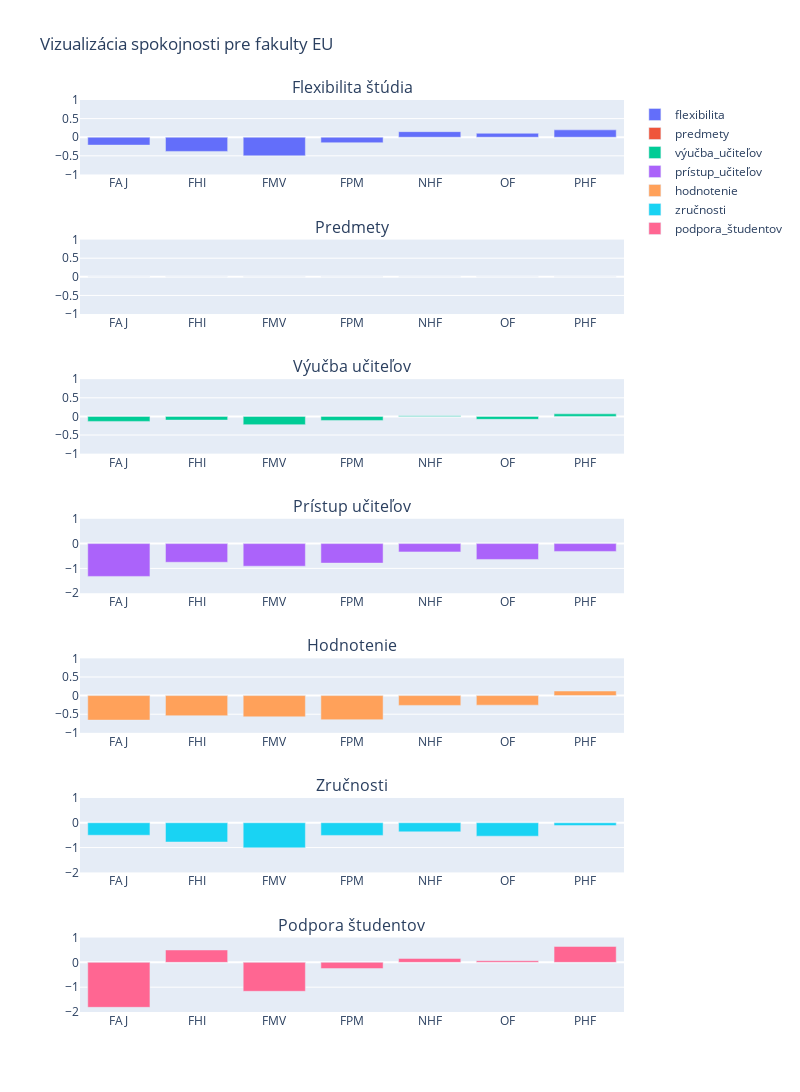

Here is the notebook cell this chart was saved with:
### Markdown cell above
### EUBA

### Code cell
euba = plot_university("EU")
euba.show()

### Figure 1 — Plotly figure (JSON) as saved in the notebook; plotly's stock layout.template omitted (floating-point values rounded to 4 significant figures)
{"data": [{"name": "flexibilita", "type": "bar", "x": ["FAJ", "FHI", "FMV", "FPM", "NHF", "OF", "PHF"], "xaxis": "x", "y": [-0.2117, -0.381, -0.4998, -0.1479, 0.1493, 0.1061, 0.1976], "yaxis": "y"}, {"name": "predmety", "type": "bar", "x": ["FAJ", "FHI", "FMV", "FPM", "NHF", "OF", "PHF"], "xaxis": "x2", "y": [0, 0, 0, 0, 0, 0, 0], "yaxis": "y2"}, {"name": "výučba_učiteľov", "type": "bar", "x": ["FAJ", "FHI", "FMV", "FPM", "NHF", "OF", "PHF"], "xaxis": "x3", "y": [-0.1341, -0.09809, -0.2219, -0.1081, 0.01843, -0.07909, 0.06814], "yaxis": "y3"}, {"name": "prístup_učiteľov", "type": "bar", "x": ["FAJ", "FHI", "FMV", "FPM", "NHF", "OF", "PHF"], "xaxis": "x4", "y": [-1.322, -0.7521, -0.9118, -0.7864, -0.3353, -0.6388, -0.3161], "yaxis": "y4"}, {"name": "hodnotenie", "type": "bar", "x": ["FAJ", "FHI", "FMV", "FPM", "NHF", "OF", "PHF"], "xaxis": "x5", "y": [-0.6586, -0.541, -0.5702, -0.6473, -0.2634, -0.2573, 0.1227], "yaxis": "y5"}, {"name": "zručnosti", "type": "bar", "x": ["FAJ", "FHI", "FMV", "FPM", "NHF", "OF", "PHF"], "xaxis": "x6", "y": [-0.5026, -0.7759, -1.011, -0.5094, -0.3666, -0.54, -0.1141], "yaxis": "y6"}, {"name": "podpora_študentov", "type": "bar", "x": ["FAJ", "FHI", "FMV", "FPM", "NHF", "OF", "PHF"], "xaxis": "x7", "y": [-1.812, 0.4997, -1.166, -0.2508, 0.1601, 0.06515, 0.6423], "yaxis": "y7"}], "layout": {"annotations": [{"font": {"size": 16}, "showarrow": false, "text": "Flexibilita štúdia", "x": 0.5, "xanchor": "center", "xref": "paper", "y": 1.0, "yanchor": "bottom", "yref": "paper"}, {"font": {"size": 16}, "showarrow": false, "text": "Predmety", "x": 0.5, "xanchor": "center", "xref": "paper", "y": 0.8469, "yanchor": "bottom", "yref": "paper"}, {"font": {"size": 16}, "showarrow": false, "text": "Výučba učiteľov", "x": 0.5, "xanchor": "center", "xref": "paper", "y": 0.6939, "yanchor": "bottom", "yref": "paper"}, {"font": {"size": 16}, "showarrow": false, "text": "Prístup učiteľov", "x": 0.5, "xanchor": "center", "xref": "paper", "y": 0.5408, "yanchor": "bottom", "yref": "paper"}, {"font": {"size": 16}, "showarrow": false, "text": "Hodnotenie", "x": 0.5, "xanchor": "center", "xref": "paper", "y": 0.3878, "yanchor": "bottom", "yref": "paper"}, {"font": {"size": 16}, "showarrow": false, "text": "Zručnosti", "x": 0.5, "xanchor": "center", "xref": "paper", "y": 0.2347, "yanchor": "bottom", "yref": "paper"}, {"font": {"size": 16}, "showarrow": false, "text": "Podpora študentov", "x": 0.5, "xanchor": "center", "xref": "paper", "y": 0.08163, "yanchor": "bottom", "yref": "paper"}], "height": 1600, "title": {"text": "Vizualizácia spokojnosti pre fakulty EU"}, "width": 800, "xaxis": {"anchor": "y", "autorange": true, "domain": [0, 1], "range": [-0.5, 6.5], "type": "category"}, "xaxis2": {"anchor": "y2", "autorange": true, "domain": [0, 1], "range": [-0.5, 6.5], "type": "category"}, "xaxis3": {"anchor": "y3", "autorange": true, "domain": [0, 1], "range": [-0.5, 6.5], "type": "category"}, "xaxis4": {"anchor": "y4", "autorange": true, "domain": [0, 1], "range": [-0.5, 6.5], "type": "category"}, "xaxis5": {"anchor": "y5", "autorange": true, "domain": [0, 1], "range": [-0.5, 6.5], "type": "category"}, "xaxis6": {"anchor": "y6", "autorange": true, "domain": [0, 1], "range": [-0.5, 6.5], "type": "category"}, "xaxis7": {"anchor": "y7", "autorange": true, "domain": [0, 1], "range": [-0.5, 6.5], "type": "category"}, "yaxis": {"anchor": "x", "domain": [0.9184, 1.0], "range": [-1, 1], "type": "linear"}, "yaxis2": {"anchor": "x2", "domain": [0.7653, 0.8469], "range": [-1, 1], "type": "linear"}, "yaxis3": {"anchor": "x3", "domain": [0.6122, 0.6939], "range": [-1, 1], "type": "linear"}, "yaxis4": {"anchor": "x4", "domain": [0.4592, 0.5408], "range": [-2, 1], "type": "linear"}, "yaxis5": {"anchor": "x5", "domain": [0.3061, 0.3878], "range": [-1, 1], "type": "linear"}, "yaxis6": {"anchor": "x6", "domain": [0.1531, 0.2347], "range": [-2, 1], "type": "linear"}, "yaxis7": {"anchor": "x7", "domain": [0, 0.08163], "range": [-2, 1], "type": "linear"}}}
